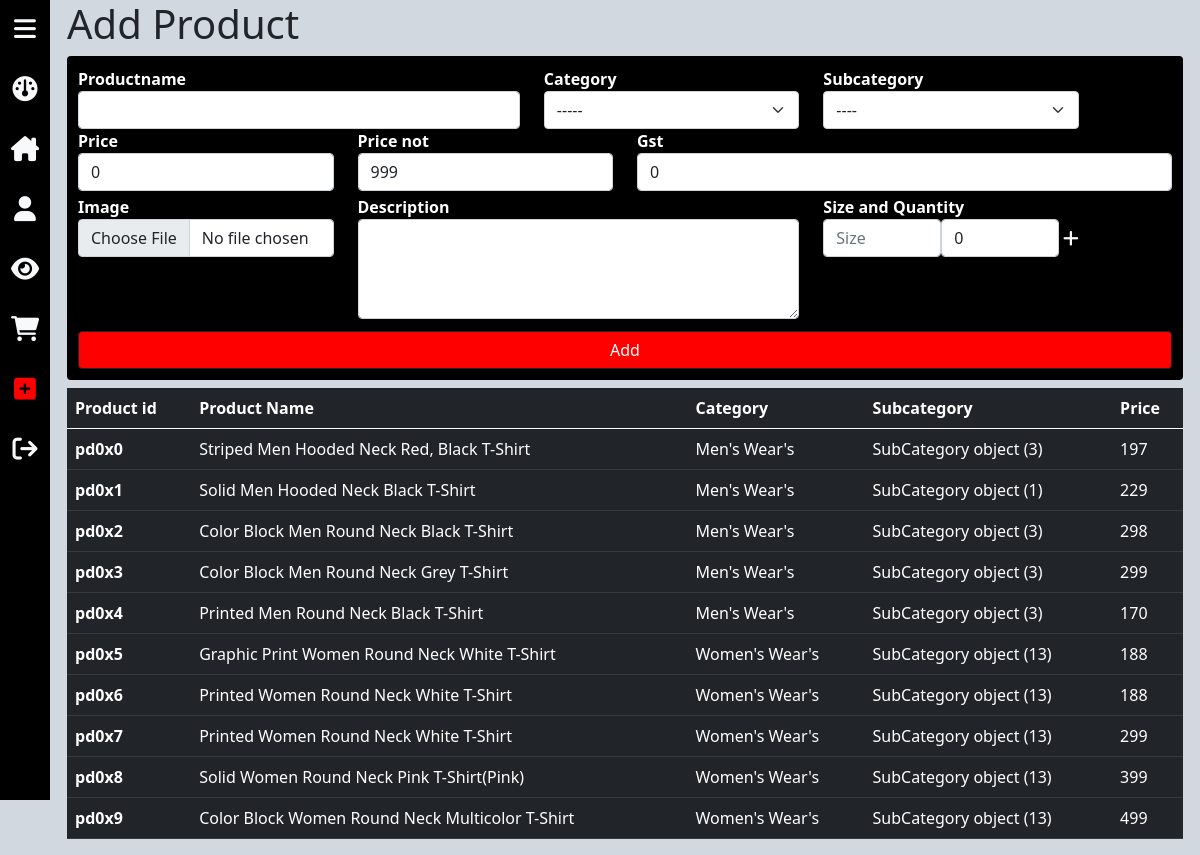
The app's page /Seller/AddProduct (signed in), older data.
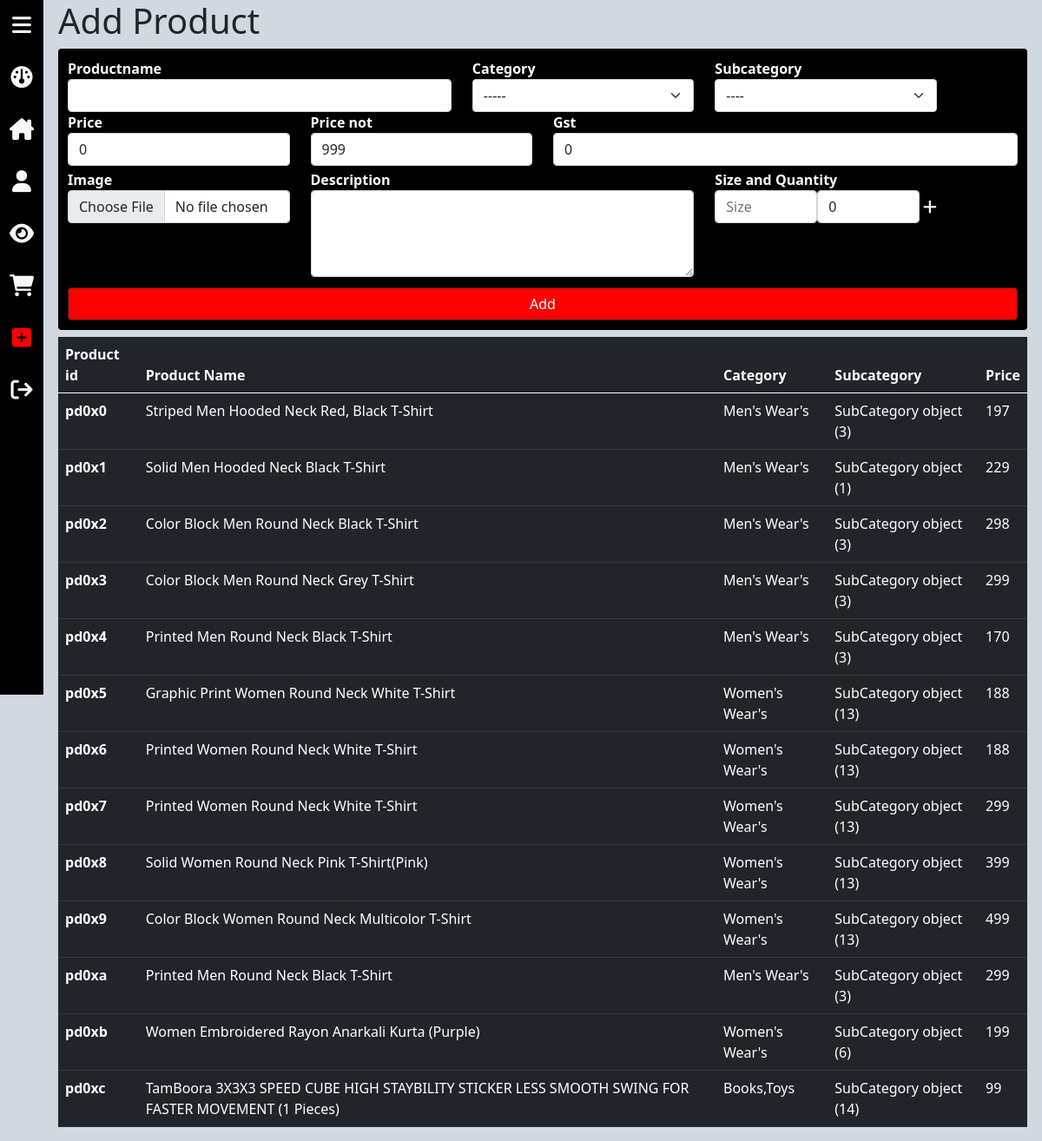
The same page, newer data.
### Seller/models.py (models this page shows, shortened)
class Product(models.Model):
	GST_CHOICES=(("0",'0'),("3",'3'),("5",'5'),("12",'12'),("18",'18'),("28",'28'))
	product_id= models.BigAutoField(primary_key=True)
	product_id2= models.CharField(max_length=100,default='')
	shop=models.ForeignKey(User, on_delete=models.CASCADE,default='')
	productname= models.CharField(max_length=100)
	category=models.ForeignKey(Category,on_delete=models.CASCADE)
	subcategory=models.ForeignKey(SubCategory, default="", verbose_name="Category", on_delete=models.SET_DEFAULT, null=True)
	price=models.IntegerField(default=0)
	price_not = models.IntegerField(default=999)
	Description= models.TextField()
	gst = models.CharField(default='0',max_length=3,choices=GST_CHOICES)
	pub_date = models.DateField(auto_now=True)
	image=models.ImageField(upload_to='products/images', default="",null=True)

class Category(models.Model):
	categoey_name = models.CharField(max_length=50, default="")
	def __str__(self):
    		return self.categoey_name

class SubCategory(models.Model):
    categoryname=models.ForeignKey(Category,on_delete=models.CASCADE)
    sub_name = models.CharField(max_length=50, default="")

### Seller/views.py (the view)
# urls.py: path('Seller/AddProduct',views.AddProduct,name='addproduct'),
@login_required
def AddProduct(request):
    if request.method=='POST':
        addprod=AddproductForm(request.POST,request.FILES)
        p_name=request.POST.get('productname')
        shop=request.user
        category=request.POST.get('category')
        subcategory=request.POST.get('subcategory')
        description=request.POST.get('Description')
        img=request.FILES.get('image')
        price=request.POST.get('price')
        price_not=request.POST.get('price_not')
        gst=request.POST.get('gst')
        sizeitem=request.POST.get('Sizeitems')
        if bool(int(category)) and bool(int(subcategory)) and  description and  img:
               category=Category.objects.get(pk=category)
               subcategory=SubCategory.objects.get(pk=subcategory)
               if Product.objects.all():
                  product_id2=Product.objects.all().last().product_id2
                  pd=product_id2[2:]
                  product_id2='pd'+str(hex(int(pd,16)+1))
               else:
                  product_id2='pd'+hex(0)
               Product(product_id2=product_id2,productname=p_name,shop=shop,category=category,subcategory=subcategory,image=img,price=price,price_not=price_not,gst=gst,Description=description).save()
               product=Product.objects.get(product_id2=product_id2)
               for i in range(1,int(sizeitem)+1):
                   product_size=request.POST.get(f'prodsize{i}')
                   product_quantity=request.POST.get(f'prodquantity{i}')
                   Productsize(product=product,product_size=product_size,product_quantity=int(product_quantity)).save()
               messages.success(request,'Product Added')
    else:
        addprod=AddproductForm()
    Myproduct={item for item in  Product.objects.all() if request.user==item.shop}
    category=Category.objects.all()
    return render(request,'Seller/addprod.html',{'addprod':addprod,'category':category,'Myproduct':Myproduct})

### Seller/forms.py
class AddproductForm(forms.ModelForm):
    class Meta:
        model=Product
        fields="__all__"

### Seller/templates/Seller/addprod.html (shortened to what this page needs)
{% extends 'Seller/base.html' %}
{% load static %}
{% load crispy_forms_tags %}
{% block mainbody %}
<h1>Add Product</h1>
<form action="" method='post' novalidate enctype="multipart/form-data">
<div id="Mycard" class="card">
<div class="row">
     <div class="col-md-5">
        {{addprod.productname|as_crispy_field}}
    </div>
    <div class="col-md-3">
        <label for="id_category">Category</label>
        <select name='category' onchange="GetSubcategory(this.value)" class="form-select" id="id_category">
           <option  value='0' selected >-----</option>
        </select>
    </div>
    <div class="col-md-3">
        <label for="id_subcategory">Subcategory</label>
        <select name='subcategory' class="form-select" id="id_subcategory">
           <option value="0"  selected>----</option>
        </select>
    </div>
    <div class="col-md-3">
        {{addprod.price|as_crispy_field}}
    </div>
    <div class="col-md-3">
        {{addprod.price_not|as_crispy_field}}
    </div>
    <div class="col-md-6 mb-1">
         {{addprod.gst|as_crispy_field}}
     </div>
    <div class="col-md-3 mb-1">
        <label for="id_for_img">Image</label>
        <input type="file" required name='image' id="id_for_img" accept="images/*"  alt="img" class="form-control clearablefileinput">
    </div>
     <div class="col-md-5 mb-2">
        {{addprod.Description|as_crispy_field}}
    </div>
    <div class="col-md-3">
      <label>Size and Quantity</label>
      <div class="d-flex align-items-center quan">
        <input type="text" placeholder="Size"  name="prodsize1" class="form-control" >
        <input type="text" placeholder="Quantity" name="prodquantity1" value="0" class="form-control">
        <i class=" text-light  ms-1 fa-solid fa-plus" style="font-size:18px;" onclick="AddSize()"></i>
      </div>
    </div>
   </div>
    <div class="col-12">
        <input type="submit" onclick="AddProd()" style="background:red;" class="btn btn-dark mt-1 w-100" value="Add">
    </div>
</div>
<div>
</form>
<table class="table table-dark mt-2">
  <thead>
    <tr>
      <th scope="col">Product id</th>
      <th scope="col">Product Name</th>
      <th scope="col">Category</th>
      <th scope="col">Subcategory</th>
      <th scope="col">Price</th>
    </tr>
  </thead>
  <tbody>
   {% for product in Myproduct %}
    <tr>
      <th scope="row">{{product.product_id2}}</th>
      <td>{{product.productname}}</td>
      <td>{{product.category}}</td>
      <td>{{product.subcategory}}</td>
      <td>{{product.price}}</td>
    </tr>
   {% endfor %}
  </tbody>
</table>
{% endblock mainbody %}

Row changes from the older to the newer data that the page shows:
added Product: product_id2 "pd0xa", productname "Printed Men Round Neck Black T-Shirt", category "Men's Wear's", subcategory "SubCategory object (3)", price "299"
added Product: product_id2 "pd0xb", productname "Women Embroidered Rayon Anarkali Kurta (Purple)", category "Women's Wear's", subcategory "SubCategory object (6)", price "199"
added Product: product_id2 "pd0xc", productname "TamBoora 3X3X3 SPEED CUBE HIGH STAYBILITY STICKER LESS SMOOTH SWING FOR FASTER MOVEMENT (1 Pieces)", category "Books,Toys", subcategory "SubCategory object (14)", price "99"
